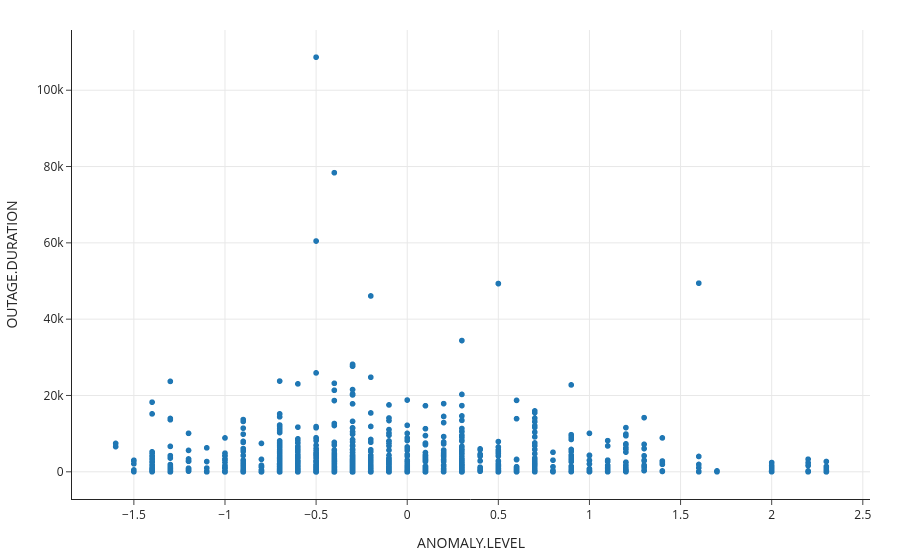

The code cell stored with this chart in its notebook:
### Code cell
px.scatter(original, x='ANOMALY.LEVEL', y='OUTAGE.DURATION')

### Figure 1 — Plotly figure (JSON) as saved in the notebook; plotly's stock layout.template omitted (floating-point values rounded to 4 significant figures; data arrays with more than 128 entries replaced by an {"elided": "..."} marker saying what was removed)
{"data": [{"hovertemplate": "ANOMALY.LEVEL=%{x}<br>OUTAGE.DURATION=%{y}<extra></extra>", "legendgroup": "", "marker": {"color": "#1F77B4", "symbol": "circle"}, "mode": "markers", "name": "", "showlegend": false, "type": "scattergl", "x": {"elided": "1534 float values"}, "xaxis": "x", "y": {"elided": "1534 float values"}, "yaxis": "y"}], "layout": {"legend": {"tracegroupgap": 0}, "xaxis": {"anchor": "y", "domain": [0, 1], "title": {"text": "ANOMALY.LEVEL"}}, "yaxis": {"anchor": "x", "domain": [0, 1], "title": {"text": "OUTAGE.DURATION"}}}}
